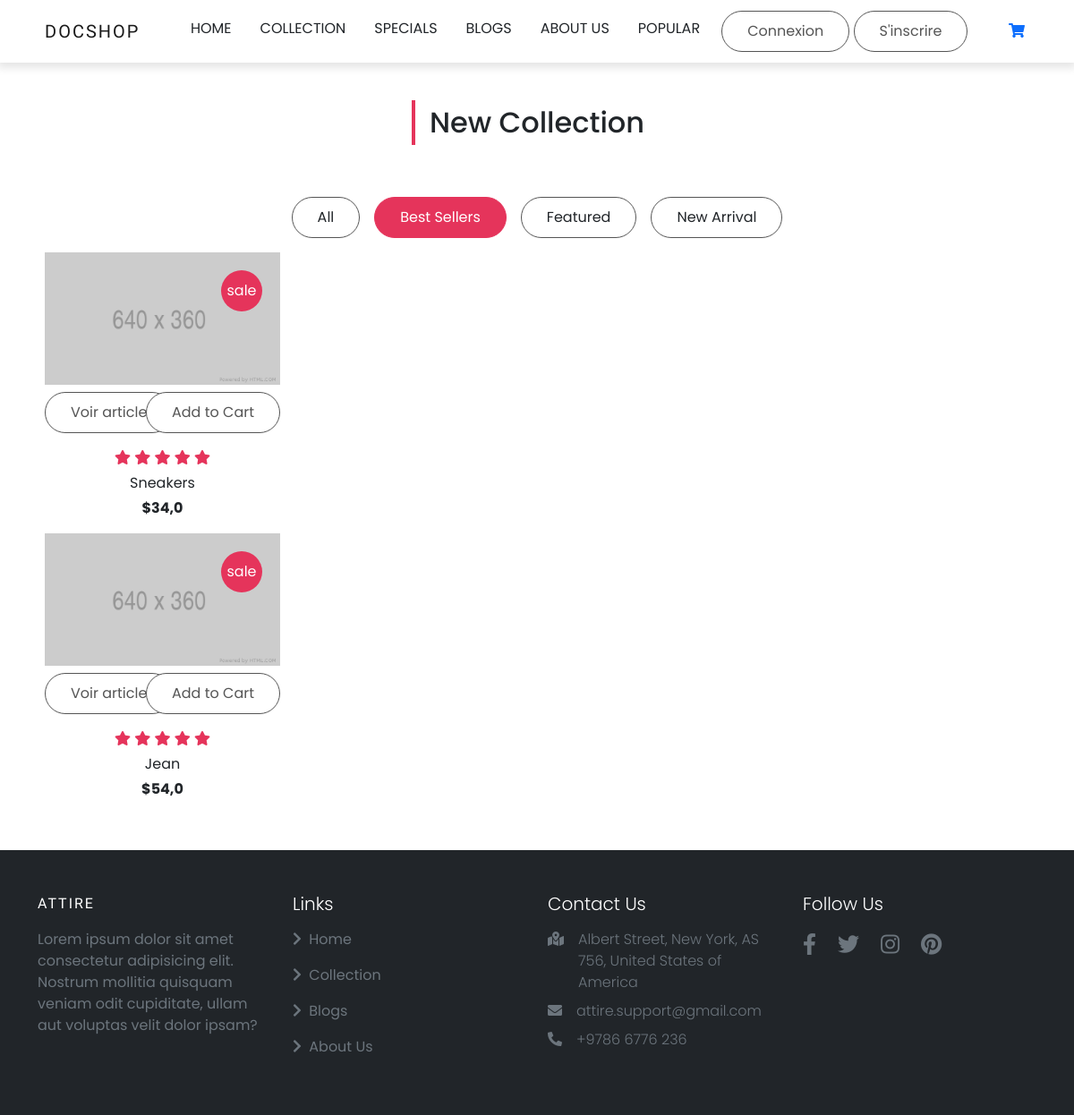
/best_seller, run on the app's committed database.
### store/models.py (models this page shows, shortened)
class Product(models.Model):
    name = models.CharField(max_length=128)
    slug = models.SlugField(max_length=128)
    price = models.FloatField(default=0.0)
    stock = models.IntegerField(default=0.0)
    description = models.TextField(blank=True)
    thumbnail = models.ImageField(upload_to="products", blank=True, null=True)
    image1 = models.ImageField(upload_to="products", blank=True, null=True)
    image2 = models.ImageField(upload_to="products", blank=True, null=True)
    image3 = models.ImageField(upload_to="products", blank=True, null=True)
    image4 = models.ImageField(upload_to="products", blank=True, null=True)
    image5 = models.ImageField(upload_to="products", blank=True, null=True)
    best_seller = models.BooleanField(default=False)
    featured = models.BooleanField(default=False)
    new_viral = models.BooleanField(default=False)
    def get_absolute_url(self):
        return reverse("product", kwargs={"slug": self.slug})

### store/views.py (the view)
# urls.py: path('best_seller', best_seller, name='best_seller'),
def best_seller(request):
    products = Product.objects.all()
    try:
        user = get_user(request)
    except:
        return render(request, 'store/best_seller.html', context={"products": products})
    return render(request, 'store/best_seller.html', context={"products": products, "user":user})

### store/views.py (called while the page is built)
def get_user(request):
    device = request.COOKIES['device']
    user = request.user
    try:
        value = user.is_registered
    except:
        user, user_created = User.objects.get_or_create(device=device, username=device)
    return user

### store/templates/store/best_seller.html (shortened to what this page needs)
{% extends 'base.html' %}
{% block content %}
    <section id = "collection" class = "py-5">
        <div class = "container">
            <div class = "title text-center">
                <h2 class = "position-relative d-inline-block">New Collection</h2>
            </div>
            <div class = "row g-0">
                <div class = "d-flex flex-wrap justify-content-center mt-5 filter-button-group">
                    <a href="{% url 'index' %}"><button type = "button" class = "btn m-2 text-dark" data-filter = "*">All</button></a>
                    <a href="{% url 'best_seller' %}"><button type = "button" class = "btn m-2 text-dark active-filter-btn" data-filter = ".best">Best Sellers</button></a>
                    <a href="{% url 'featured' %}"><button type = "button" class = "btn m-2 text-dark" data-filter = ".feat">Featured</button></a>
                    <a href="{% url 'new_arrival' %}"><button type = "button" class = "btn m-2 text-dark" data-filter = ".new">New Arrival</button></a>
                </div>
                <div class = "collection-list mt-8 gx-0 gy-10">
                {% for product in products %}
                        {% if product.best_seller %}
                            <div class = "col-md-6 col-lg-4 col-xl-3 p-2 best">
                                <div class = "collection-img position-relative ">
                                    <img src="{{ product.thumbnail.url }}" alt="{{ product.name }}" class = "w-100">
                                    <span class = "position-absolute bg-primary text-white d-flex align-items-center justify-content-center">sale</span>
                                    <a class="btn btn-outline-success mt-2" href="{{ product.get_absolute_url }}"> Voir article</a>
                                    <a  class="btn btn-outline-success position-absolute bottom-0 end-0" href="{% url 'add-to-cart' product.slug %}">Add to Cart</a>
                                </div>
                                <div class = "text-center">
                                    <div class = "rating mt-3">
                                        <span class = "text-primary"><i class = "fas fa-star"></i></span>
                                        <span class = "text-primary"><i class = "fas fa-star"></i></span>
                                        <span class = "text-primary"><i class = "fas fa-star"></i></span>
                                        <span class = "text-primary"><i class = "fas fa-star"></i></span>
                                        <span class = "text-primary"><i class = "fas fa-star"></i></span>
                                    </div>
                                    <p class = "text-capitalize my-1">{{ product.name }}</p>
                                    <span class = "fw-bold">${{ product.price }}</span>
                                </div>
                            </div>
                        {% endif %}
                {% endfor %}
                    </div>
                </div>
            </div>
    </section>
    {% include 'footer.html' %}
{% endblock %}

### static/css/main.css (style rules this page uses)
:root { --lg-font: 'Kaisei Tokumin', serif; --sm-font: 'Poppins', sans-serif; --pink: #e5345b; }
body { font-family: var(--sm-font); height:100%; }
.bg-primary { background-color: var(--pink)!important; }
.btn:not(.nav-btns button) { background-color: #fff; color: rgb(85, 85, 85); padding: 10px 28px; border-radius: 25px; border: 1px solid rgb(85, 85, 85); }
.text-primary { color: var(--pink)!important; }
.title h2::before { position: absolute; content: ""; width: 4px; height: 50px; background-color: var(--pink); left: -20px; top: 50%; -webkit-transform: translateY(-50%); -ms-transform: translateY(-50%); transform: translateY(-50%); }
.active-filter-btn { background-color: var(--pink)!important; color: #fff!important; border-color: var(--pink)!important; }
.collection-img span { top: 20px; right: 20px; width: 46px; height: 46px; border-radius: 50%; }

### data on the page
Product: thumbnail (placeholder picture), name "Sneakers", price "34,0"
Product: thumbnail (placeholder picture), name "Jean", price "54,0"
